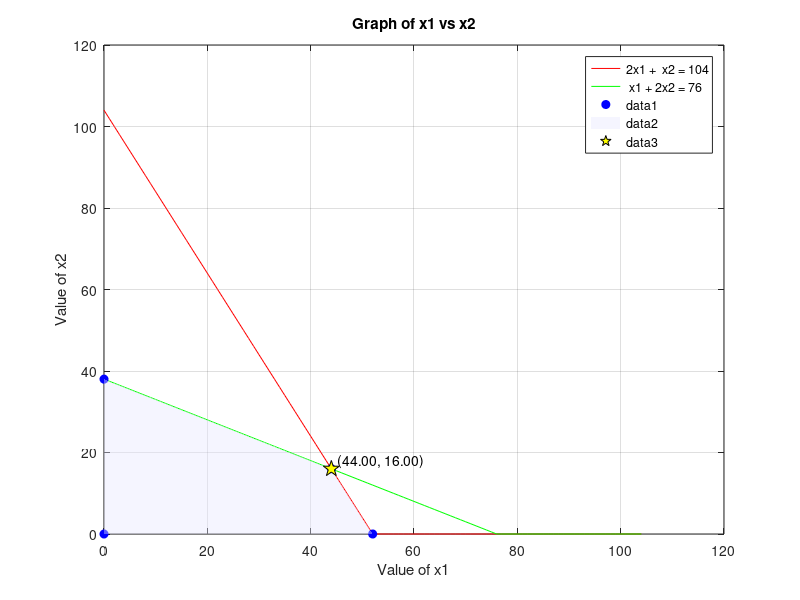

Reproduce this figure in MATLAB. (Note: this script raises an error after producing the figure.)
%{
    MATLAB CODE FOR GRAPHICAL METHOD

    Max Z = 6x1 + 11x2
    s.t.  2x1 +  x2 <= 104
           x1 + 2x2 <= 76
          x1, x2 >= 0
%}

format short;
clear all;
clc;

%% Phase 1: Input parameters
%%% Step-1: Let Max Z = C'X
%%% subject to AX = b
C = [6 11];     %%% Coefficients of objective function
A = [2 1; 1 2]; %%% Constrain function coefficients
b = [104; 76];  %%% Constrain function constants
%% Phase 2: Plot graph
%%% Step-2: Select range of x1>=0 in which graph is plotted
y1 = 0:max(b);  %%% x1 is a 1 x 104 row vector matrix!

%%% Step-3: Find values of x2i from ith constraint
x21 = (b(1) - A(1, 1) * y1) ./ A(1, 2); %%% 2x1 + 1x2 = 104 ==> x2 = (104 - 2*x1) / 1 = 1 x 104 row matrix
x22 = (b(2) - A(2, 1) * y1) ./ A(2, 2); %%% 1x1 + 2x2 =  76 ==> x2 = ( 76 - 1*x1) / 2 = 1 x 104 row matrix
%%% Step-4: Put constraint x2>=0 as well
x21 = max(0, x21);
x22 = max(0, x22);

%%% Step-5: Plotting constraints on graph
plot(y1, x21, 'r', y1, x22, 'g');
xlabel("Value of x1");
ylabel("Value of x2");
title("Graph of x1 vs x2");
legend("2x1 +  x2 = 104", " x1 + 2x2 = 76");
grid on;
hold on;    %%% Retain current plot when drawing new plot

%% Phase 3: Find points intercepting x & y axes
%%% Step-6: Find where x1 is 0 for y-intercepts
cx1 = find(y1==0);      %%% x1(1) = 0 => cx1 = 1

%%% Step-7: Find where x2i is 0 for possible x-intercepts
cx21 = find(x21==0);    %%% x21(53,54,...,105) = 0 i.e. cx21 = [53 54 ... 105]
cx22 = find(x22==0);    %%% x22(77,78,...,105) = 0 i.e. cx22 = [77 78 ... 105]

%%% Step-8: Combine indices
c1 = [cx21, cx1];   %%% Indices in x1 & x21 denoting coordinates where constrain lies on x & y axis
c2 = [cx22, cx1];   %%% Indices in x1 & x21 denoting coordinates where constrain lies on x & y axis

%%% Step-9: Find coordinates of constraint lines lying on x & y axes
line1 = [y1(c1); x21(c1)]';     %%% Matrix denoting constraint 1 lying on axes, where col1 = x-coords & col2 = y-coords
line2 = [y1(c2); x22(c2)]';     %%% Matrix denoting constraint 2 lying on axes, where col1 = x-coords & col2 = y-coords

%%% Step-10: Remove duplicate points (IMPORTANT) & store in final var
corpt = unique([line1; line2], "rows");

%% Phase 4: Find the point(s) of intersection of each pair of constraints
%%% Step-11: Initialise a soln to both constraints
SA = [0; 0];
for i = 1:size(A, 1)  
    s1 = A(i, :);
    b1 = b(i, :);
    for j = i+1:size(A, 1)
        %%% Step-13: For each pair of constraints formed with nested loop, initialise coefficients & constants
        s2 = A(j, :);
        b2 = b(j, :);
   
        %%% Step-14: Use X = inv(A) / b to solve for point of intersection & store in temp soln
        A1 = [s1; s2];
        B1 = [b1; b2];        
        X = A1\B1;          %%% Returns a COLUMN vector
        SA = [SA X];
    end
end

%%% Step-15: Store temp soln transposed
ptt = SA';

%% Phase 5: Combine ALL the corner points
%%% Step-16: Combine
allpt = [ptt; corpt];
%%% Step-17: Remove duplicates
points = unique(allpt, "rows");

%% Phase 6: Filter out points not in feasable region(s)
%%% Step-18: Find values of constraint at all points
for i=1:size(points, 1)
    const1(i) = A(1, 1)*points(i, 1) + A(1, 2)*points(i, 2) - b(1); %%% points(i, 1) => x1 for point i; points(i, 2) => x2 for point i
    const2(i) = A(2, 1)*points(i, 1) + A(2, 2)*points(i, 2) - b(2);
end

%%% Step-19: Check unique indices of points where these values don't satisfy their inequalities
k1 = find(const1 > 0);
k2 = find(const2 > 0);
k = unique([k1 k2]);

%%% Step-20: Remove those points from soln list
points(k, :) = [];

%%% Step-21: Plot feasible corner points
plot(points(:,1), points(:,2), 'bo', 'MarkerFaceColor', 'b');

%%% Step-22: Shade feasible region by plotting the polygon formed by feasible points if there are >=3 points
if size(points,1) >= 3
    K = convhull(points(:,1), points(:,2));
    patch(points(K,1), points(K,2), [0.9 0.9 1], 'FaceAlpha', 0.4, 'EdgeColor', 'none');
end
%% Phase 7: Compute objective function & find optimal value
%%% Step-23: Find value of objective funcn @ each point
value = points * C';
table = [points value];

%%% Step-24: Find OPTIMAL value & point index (max here)
[z, index] = max(value);

%%% Step-25: Store & display value
x1 = points(index, 1);
x2 = points(index, 2);
fprintf("objective value is %.2f at (%.2f, %.2f)\n", z, x1, x2);

%%% Step-26: Plot & annotate optimal point
plot(x1, x2, 'kp', 'MarkerSize', 12, 'MarkerFaceColor', 'y');
text(x1, x2, sprintf('  (%.2f, %.2f)', x1, x2), 'VerticalAlignment', 'bottom');f
